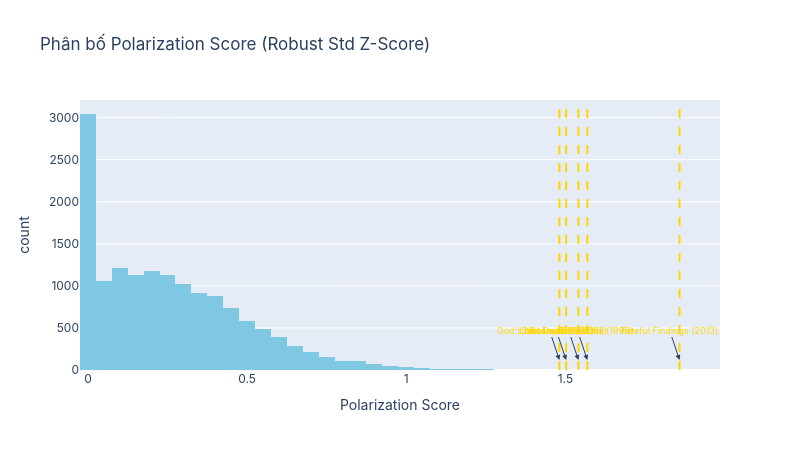

The code cell stored with this chart in its notebook:
### Markdown cell above
### 5.2 Movie Polarization Histogram

### Code cell
fig = px.histogram(
    movie_scores, x='polarization_score', nbins=60,
    title='Phân bố Polarization Score (Robust Std Z-Score)',
    labels={'polarization_score': 'Polarization Score'},
    color_discrete_sequence=['#7EC8E3'],
)
# Đánh dấu top 5 phim phân cực nhất
for _, row in movie_scores.head(5).iterrows():
    label = str(row.get('title', row['movieId']))[:25]
    fig.add_vline(x=row['polarization_score'], line_dash='dash', line_color='#FFD700')
    fig.add_annotation(
        x=row['polarization_score'], y=0,
        text=label, showarrow=True, arrowhead=2,
        font=dict(color='#FFD700', size=9), yshift=10,
    )
fig.update_layout(
    width=800, height=450,
    paper_bgcolor='rgba(0,0,0,0)',
    font=dict(family='Inter, sans-serif', size=12),
)
fig.write_html(os.path.join(FIGURES_OUT, 'movie_polarization_hist.html'))
fig.show()
print('Saved movie_polarization_hist.html')

### Figure 1 — Plotly figure (JSON) as saved in the notebook; plotly's stock layout.template omitted (floating-point values rounded to 4 significant figures; data arrays with more than 128 entries replaced by an {"elided": "..."} marker saying what was removed)
{"data": [{"bingroup": "x", "hovertemplate": "Polarization Score=%{x}<br>count=%{y}<extra></extra>", "legendgroup": "", "marker": {"color": "#7EC8E3", "pattern": {"shape": ""}}, "name": "", "nbinsx": 60, "orientation": "v", "showlegend": false, "type": "histogram", "x": {"elided": "14874 float values"}, "xaxis": "x", "yaxis": "y"}], "layout": {"annotations": [{"arrowhead": 2, "font": {"color": "#FFD700", "size": 9}, "showarrow": true, "text": "Fateful Findings (2013)", "x": 1.859, "y": 0, "yshift": 10}, {"arrowhead": 2, "font": {"color": "#FFD700", "size": 9}, "showarrow": true, "text": "Santa with Muscles (1996)", "x": 1.569, "y": 0, "yshift": 10}, {"arrowhead": 2, "font": {"color": "#FFD700", "size": 9}, "showarrow": true, "text": "Room, The (2003)", "x": 1.541, "y": 0, "yshift": 10}, {"arrowhead": 2, "font": {"color": "#FFD700", "size": 9}, "showarrow": true, "text": "Lotto Land (1995)", "x": 1.502, "y": 0, "yshift": 10}, {"arrowhead": 2, "font": {"color": "#FFD700", "size": 9}, "showarrow": true, "text": "God's Not Dead 2 (2016)", "x": 1.481, "y": 0, "yshift": 10}], "barmode": "relative", "font": {"family": "Inter, sans-serif", "size": 12}, "height": 450, "legend": {"tracegroupgap": 0}, "paper_bgcolor": "rgba(0,0,0,0)", "shapes": [{"line": {"color": "#FFD700", "dash": "dash"}, "type": "line", "x0": 1.859, "x1": 1.859, "xref": "x", "y0": 0, "y1": 1, "yref": "y domain"}, {"line": {"color": "#FFD700", "dash": "dash"}, "type": "line", "x0": 1.569, "x1": 1.569, "xref": "x", "y0": 0, "y1": 1, "yref": "y domain"}, {"line": {"color": "#FFD700", "dash": "dash"}, "type": "line", "x0": 1.541, "x1": 1.541, "xref": "x", "y0": 0, "y1": 1, "yref": "y domain"}, {"line": {"color": "#FFD700", "dash": "dash"}, "type": "line", "x0": 1.502, "x1": 1.502, "xref": "x", "y0": 0, "y1": 1, "yref": "y domain"}, {"line": {"color": "#FFD700", "dash": "dash"}, "type": "line", "x0": 1.481, "x1": 1.481, "xref": "x", "y0": 0, "y1": 1, "yref": "y domain"}], "title": {"text": "Phân bố Polarization Score (Robust Std Z-Score)"}, "width": 800, "xaxis": {"anchor": "y", "domain": [0, 1], "title": {"text": "Polarization Score"}}, "yaxis": {"anchor": "x", "domain": [0, 1], "title": {"text": "count"}}}}
